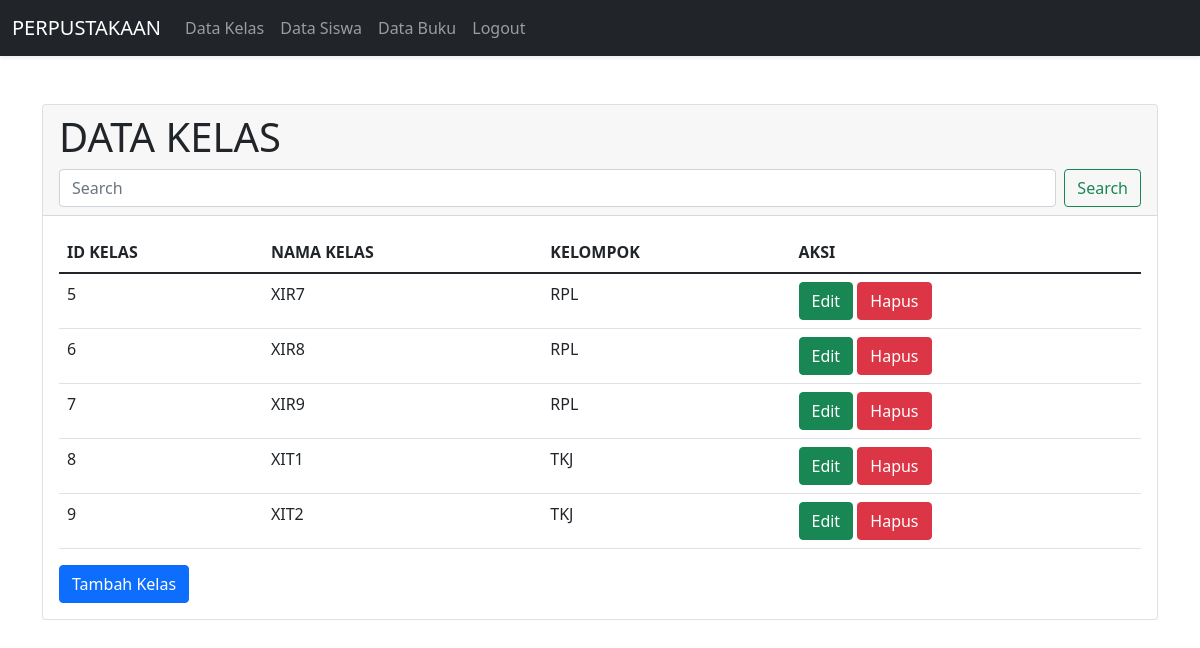
Page /admin/tampil_kelas.php (signed in) on the committed database.
### tables this page shows
CREATE TABLE `kelas` (
  `id_kelas` int(11) NOT NULL,
  `nama_kelas` varchar(20) NOT NULL,
  `kelompok` varchar(20) NOT NULL
);

### admin/tampil_kelas.php (the view, shortened to what this page needs)
<!DOCTYPE html>
<html lang="en">
<head>
    <link href="https://cdn.jsdelivr.net/npm/bootstrap@5.1.1/dist/css/bootstrap.min.css" rel="stylesheet">
</head>
<body>
    <?php
        include "navbar.php";
    ?>
    <br></br>
    <div class="container">
        <div class="card">
            <div class="card-header">
                <h1>DATA KELAS</h1>
                <form method="POST" action="tampil_kelas.php" class="d-flex">
                    <input class="form-control me-2" type="search" name="cari" placeholder="Search" aria-label="Search">
                    <button class="btn btn-outline-success" type="submit">Search</button>
                </form>
            </div>
            <div class="card-body">
            <table class="table">
                <thead>
                    <tr>
                    <th scope="col">ID KELAS</th>
                    <th scope="col">NAMA KELAS</th>
                    <th scope="col">KELOMPOK</th>
                    <th scope="col">AKSI</th>
                    </tr>
                </thead>
                <tbody>
                <?php
                    include "koneksi.php";
                    if (isset($_POST['cari'])) {
                        $cari = $_POST['cari'];
                        $query_kelas = mysqli_query($koneksi, "select * from kelas where id_kelas = '$cari' or nama_kelas like '%$cari%' or kelompok like '%$cari%'");
                    }
                    else{
                        $query_kelas = mysqli_query($koneksi, "select * from kelas");
                    }
                    while($data_kelas = mysqli_fetch_array($query_kelas)){
                ?>
                    <tr>
                        <td><?=$data_kelas['id_kelas']?></td>
                        <td><?=$data_kelas['nama_kelas']?></td>
                        <td><?=$data_kelas['kelompok']?></td>
                        <td>
                            <a href="ubah_kelas.php?id_kelas=<?=$data_kelas['id_kelas']?>" class="btn btn-success">Edit</a>
                            <a href="hapus_kelas.php?id_kelas=<?=$data_kelas['id_kelas']?>" class="btn btn-danger"
                            onclick="return confirm('Apakah anda yakin menghapus data ini?')">Hapus</a>
                        </td>
                    </tr>
                <?php
                    }
                ?>
                </tbody>
            </table>
            <a href="tambah_kelas.php" type="button" class="btn btn-primary">Tambah Kelas</a>
            </div>
        </div>
    </div>
</body>
</html>

### rows in the picture
kelas: id_kelas "5", nama_kelas "XIR7", kelompok "RPL"
kelas: id_kelas "6", nama_kelas "XIR8", kelompok "RPL"
kelas: id_kelas "7", nama_kelas "XIR9", kelompok "RPL"
kelas: id_kelas "8", nama_kelas "XIT1", kelompok "TKJ"
kelas: id_kelas "9", nama_kelas "XIT2", kelompok "TKJ"
